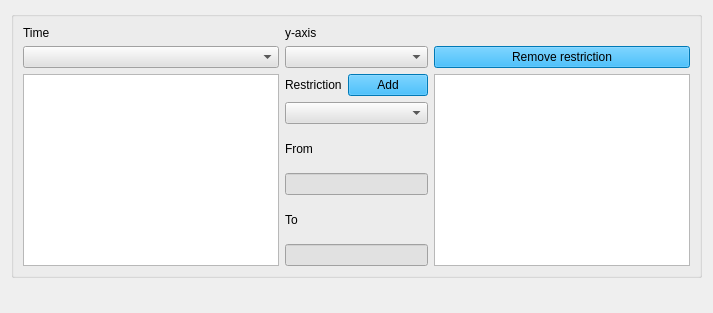
       <widget class="QWidget" name="tab_3">
        <attribute name="title">
         <string>Database Reading</string>
        </attribute>
        <layout class="QGridLayout" name="gridLayout_16">
         <item row="1" column="0">
          <widget class="QWidget" name="widget_DB" native="true">
           <property name="sizePolicy">
            <sizepolicy hsizetype="Expanding" vsizetype="Expanding">
             <horstretch>0</horstretch>
             <verstretch>0</verstretch>
            </sizepolicy>
           </property>
           <layout class="QGridLayout" name="gridLayout_mplDB"/>
          </widget>
         </item>
         <item row="0" column="0">
          <widget class="QGroupBox" name="groupBox_2">
           <property name="enabled">
            <bool>true</bool>
           </property>
           <property name="sizePolicy">
            <sizepolicy hsizetype="Preferred" vsizetype="Preferred">
             <horstretch>0</horstretch>
             <verstretch>0</verstretch>
            </sizepolicy>
           </property>
           <layout class="QGridLayout" name="gridLayout_15">
            <item row="0" column="0">
             <widget class="QLabel" name="label_9">
              <property name="text">
               <string>Time</string>
              </property>
             </widget>
            </item>
            <item row="1" column="4">
             <widget class="QPushButton" name="pushButton_DBTime_remove">
              <property name="styleSheet">
               <string notr="true">background-color: rgb(0, 170, 255);</string>
              </property>
              <property name="text">
               <string>Remove restriction</string>
              </property>
             </widget>
            </item>
            <item row="2" column="0" rowspan="6" colspan="2">
             <widget class="QListWidget" name="listWidget_DBTime_Restrictions"/>
            </item>
            <item row="2" column="2">
             <widget class="QLabel" name="label_26">
              <property name="text">
               <string>Restriction</string>
              </property>
             </widget>
            </item>
            <item row="2" column="3">
             <widget class="QPushButton" name="pushButton_DBTime_Add">
              <property name="styleSheet">
               <string notr="true">background-color: rgb(0, 170, 255);</string>
              </property>
              <property name="text">
               <string>Add</string>
              </property>
             </widget>
            </item>
            <item row="2" column="4" rowspan="6">
             <widget class="QListWidget" name="listWidget_DBTime_chosenRestrictions"/>
            </item>
            <item row="3" column="2" colspan="2">
             <widget class="QComboBox" name="comboBox_DBTime_restrictions">
              <property name="styleSheet">
               <string notr="true">background-color: rgb(225, 225, 225);</string>
              </property>
             </widget>
            </item>
            <item row="4" column="2">
             <widget class="QLabel" name="label_27">
              <property name="text">
               <string>From</string>
              </property>
             </widget>
            </item>
            <item row="5" column="2" colspan="2">
             <widget class="QLineEdit" name="lineEdit_DBTime_From">
              <property name="styleSheet">
               <string notr="true">background-color: rgb(225, 225, 225);</string>
              </property>
             </widget>
            </item>
            <item row="6" column="2">
             <widget class="QLabel" name="label_28">
              <property name="text">
               <string>To</string>
              </property>
             </widget>
            </item>
            <item row="7" column="2" colspan="2">
             <widget class="QLineEdit" name="lineEdit_DBTime_To">
              <property name="styleSheet">
               <string notr="true">background-color: rgb(225, 225, 225);</string>
              </property>
             </widget>
            </item>
            <item row="1" column="0" colspan="2">
             <widget class="QComboBox" name="comboBox_DBTime">
              <property name="styleSheet">
               <string notr="true">background-color: rgb(225, 225, 225);</string>
              </property>
             </widget>
            </item>
            <item row="1" column="2" colspan="2">
             <widget class="QComboBox" name="comboBox_DBTimeYaxis">
              <property name="styleSheet">
               <string notr="true">background-color: rgb(225, 225, 225);</string>
              </property>
             </widget>
            </item>
            <item row="0" column="2">
             <widget class="QLabel" name="label_25">
              <property name="text">
               <string>y-axis</string>
              </property>
             </widget>
            </item>
           </layout>
          </widget>
         </item>
        </layout>
       </widget>
